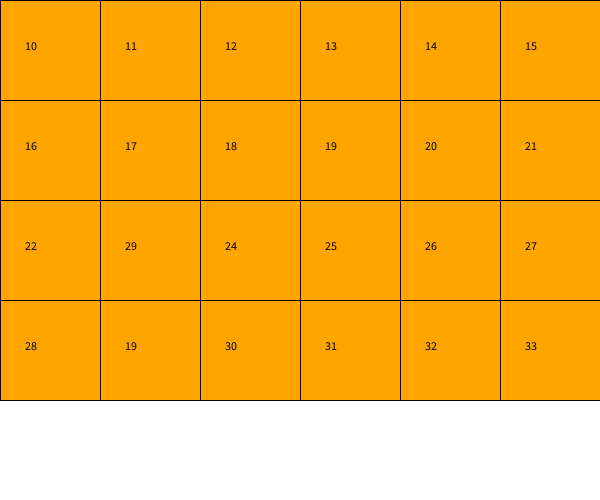
Frame 1 (no input)
Frame 60 (the mouse pressed at the canvas centre just before this capture): identical to frame 1, image omitted
Frame 120 (the mouse held since frame 60 and released just before this capture): identical to frame 1, image omitted

The Processing sketch that drew this single still picture (run headless with seeded random() and noise(); from frame 60 on, the mouse is pressed at the canvas centre):

// Processing sketch: week11_3_random_array_value_swap
// ── week11_3_random_array_value_swap.pde
void setup(){
  size(600,500);
  for(int i=0;i<4;i++){
    for(int j=0;j<6;j++){
      value[i][j] = i*6+j+10;//從10開始,數字不重複
    }
  }
  for(int k=0;k<2;k++){
    int i=int(random(4)),j=int(random(6));
    int i2=int(random(4)),j2=int(random(6));
    int temp = value[i2][j2];
    value[i][j]=value[i2][j2];
    value[i2][j2]=temp;
  }
}
int [][]value = new int[4][6];
void draw(){
  background(255);
  for(int i=0;i<4;i++){
    for(int j=0;j<6;j++){
      fill(255,165,0);rect(j*100,i*100,100,100);
      fill(0);text(value[i][j],j*100+25,i*100+50);
    }
  }
}
